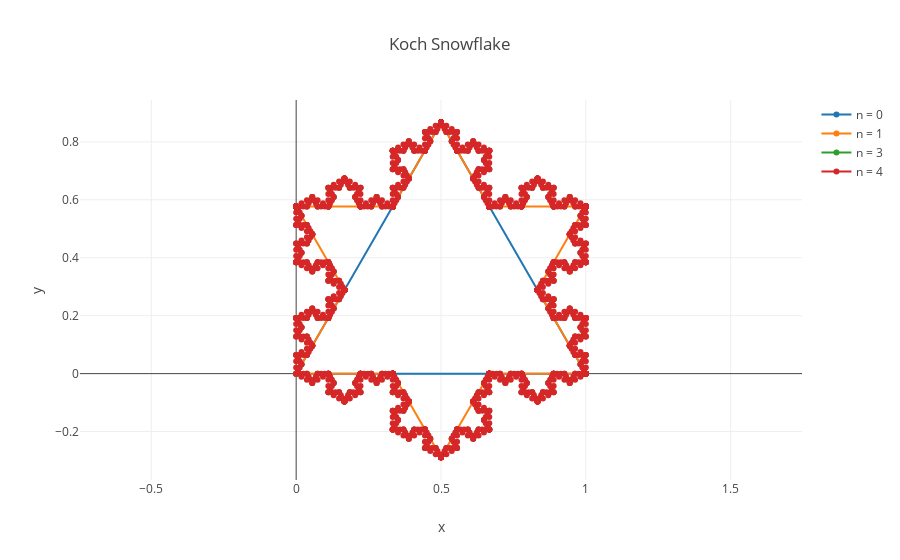

The notebook cell saved with this chart:
### Markdown cell above
`koch_curve` seems to work as expected!

As a next step we want to create Koch snowflakes. In principle it should be possible to use `koch_curve` with a sequence of coordinates that shape a triangle.

### Code cell
x0, y0 = [0.0, .5, 1.0, 0.0], [0.0, .5*3**.5, 0.0, 0.0]
x1, y1 = koch_curve(x0, y0, 0)
x2, y2 = koch_curve(x0, y0, 1)
x3, y3 = koch_curve(x0, y0, 2)
x4, y4 = koch_curve(x0, y0, 3)

layout = go.Layout(
    title='Koch Snowflake',
    xaxis=dict(title='x'),
    yaxis=dict(title='y', scaleanchor='x'),
)

figure = go.Figure([
    go.Scatter(x=x0, y=y0, mode='markers+lines', name='n = 0'),
    go.Scatter(x=x1, y=y1, mode='markers+lines', name='n = 1'),
    go.Scatter(x=x3, y=y3, mode='markers+lines', name='n = 3'),
    go.Scatter(x=x4, y=y4, mode='markers+lines', name='n = 4'),
], layout)

py.iplot(figure)

### Figure 1 — Plotly figure (JSON) as saved in the notebook; plotly's stock layout.template omitted (floating-point values rounded to 4 significant figures; data arrays with more than 128 entries replaced by an {"elided": "..."} marker saying what was removed)
{"data": [{"mode": "markers+lines", "name": "n = 0", "type": "scatter", "uid": "bf67bfed-8b4a-47e2-8c9f-33096706b2b4", "x": [0, 0.5, 1, 0], "y": [0, 0.866, 0, 0]}, {"mode": "markers+lines", "name": "n = 1", "type": "scatter", "uid": "423165b7-63f6-4de2-b9c6-1242af4ab36b", "x": [0, 0.1667, 0, 0.3333, 0.5, 0.5, 0.6667, 1, 0.8333, 1, 1, 0.6667, 0.5, 0.3333, 0], "y": [0, 0.2887, 0.5774, 0.5774, 0.866, 0.866, 0.5774, 0.5774, 0.2887, 0, 0, 0, -0.2887, 0, 0]}, {"mode": "markers+lines", "name": "n = 3", "type": "scatter", "uid": "8608adb6-9937-409d-83a9-cd24c7afd438", "x": {"elided": "345 float values"}, "y": {"elided": "345 float values"}}, {"mode": "markers+lines", "name": "n = 4", "type": "scatter", "uid": "631a9abb-1560-4977-ae7f-4a2b79f6ae05", "x": {"elided": "1720 float values"}, "y": {"elided": "1720 float values"}}], "layout": {"title": {"text": "Koch Snowflake"}, "xaxis": {"title": {"text": "x"}}, "yaxis": {"scaleanchor": "x", "title": {"text": "y"}}}}
